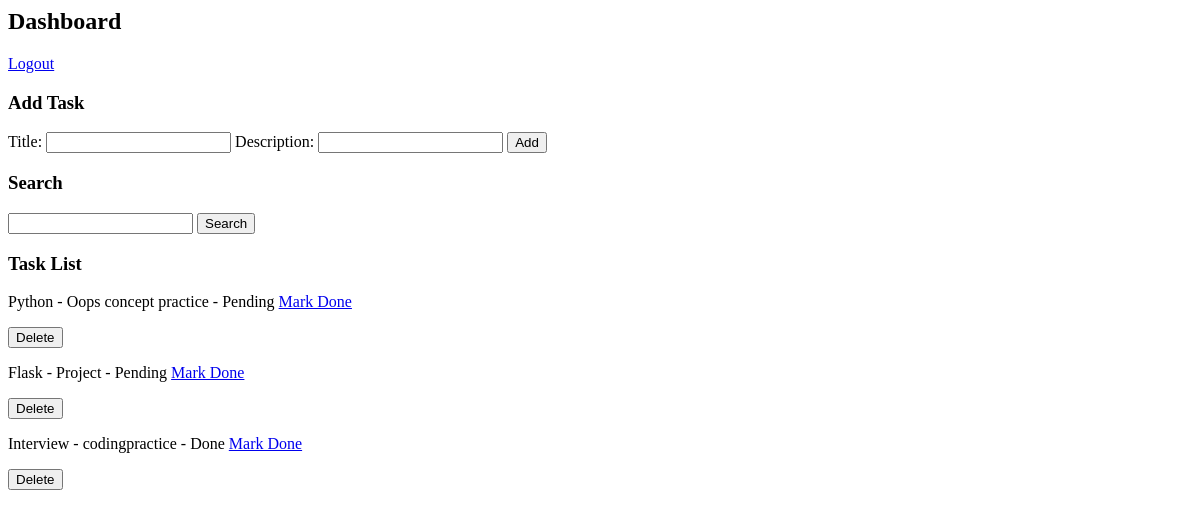
Page /dashboard on the earlier database version.
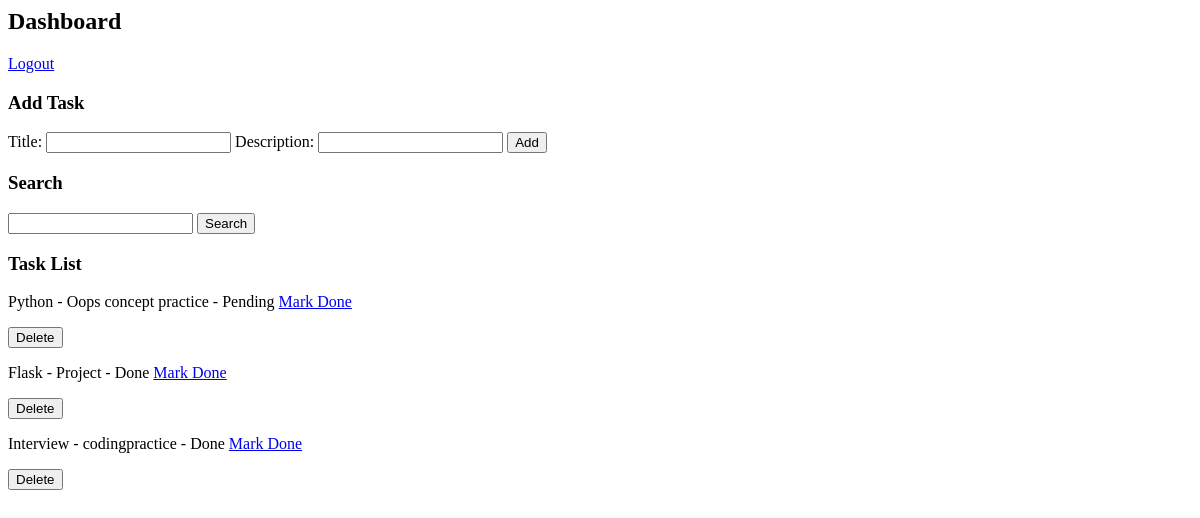
Same page on the later database version.
### tables this page shows
CREATE TABLE tasks(
    id integer primary key autoincrement,
    title text,
    description text,
    status text);

### app.py (the view)
@app.route('/dashboard')
def dashboard():
     conn=sqlite3.connect("database.db")
     cursor=conn.cursor()
     search=request.args.get("search")
     if search:
        cursor.execute("select * from tasks where title like ?",('%'+search+'%',))
     else:
        cursor.execute("select * from tasks")
     tasks=cursor.fetchall()
     conn.close()
     return render_template('dashboard.html',tasks=tasks)

### templates/dashboard.html (shortened to what this page needs)
<html>
<head>
</head>
<body>
<h2>Dashboard</h2>
<a href="/logout">Logout</a>
<h3>Add Task</h3>
<form method="POST" action="/add">
Title:
<input type="text" name="title">
Description:
<input type="text" name="description">
<button type="submit">Add</button>
</form>
<h3>Search</h3>
<form method="GET">
<input type="text" name="search">
<button type="submit">Search</button>
</form>
<h3>Task List</h3>
{% for task in tasks %}
<p>
{{task[1]}} - {{task[2]}} - {{task[3]}}
<a href="/update/{{task[0]}}">Mark Done</a>
<form method="POST" action="/delete/{{task[0]}}" style="display:inline;">
<button type="submit">Delete</button>
</form>
</p>
{% endfor %}
</body>
</html>

Differences in the rows shown:
changed tasks "Flask": status "Pending" → "Done"
